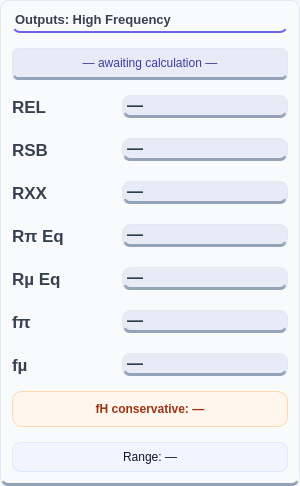
        <widget class="QFrame" name="frameOutputs_2">
         <property name="sizePolicy">
          <sizepolicy hsizetype="Preferred" vsizetype="Preferred">
           <horstretch>0</horstretch>
           <verstretch>0</verstretch>
          </sizepolicy>
         </property>
         <property name="minimumSize">
          <size>
           <width>300</width>
           <height>0</height>
          </size>
         </property>
         <property name="maximumSize">
          <size>
           <width>16777215</width>
           <height>16777215</height>
          </size>
         </property>
         <property name="styleSheet">
          <string notr="true">background-color: #f8fafc;
color: #334155;
border-radius: 8px;
border: 1px solid #e2e8f0;
border-bottom: 3px solid #94a3b8;
font-family: 'Inter', sans-serif;</string>
         </property>
         <property name="frameShape">
          <enum>QFrame::Shape::StyledPanel</enum>
         </property>
         <layout class="QVBoxLayout" name="verticalLayout_7">
          <property name="spacing">
           <number>15</number>
          </property>
          <item>
           <widget class="QLabel" name="labelOutput_2">
            <property name="sizePolicy">
             <sizepolicy hsizetype="Preferred" vsizetype="Fixed">
              <horstretch>0</horstretch>
              <verstretch>0</verstretch>
             </sizepolicy>
            </property>
            <property name="styleSheet">
             <string notr="true">QLabel {
    color: #374151;
    font-size: 13px;
    font-weight: 600;
	background-color: transparent;
    padding-bottom: 4px;
    border: none;
    border-bottom: 2px solid #6D63E8;
	
	
	font: 13pt &quot;Rockwell&quot;;
}</string>
            </property>
            <property name="text">
             <string>Outputs: High Frequency</string>
            </property>
           </widget>
          </item>
          <item>
           <widget class="QLabel" name="labelMode_2">
            <property name="minimumSize">
             <size>
              <width>0</width>
              <height>32</height>
             </size>
            </property>
            <property name="maximumSize">
             <size>
              <width>16777215</width>
              <height>32</height>
             </size>
            </property>
            <property name="styleSheet">
             <string notr="true">QLabel {
    background-color: #e8eaf6;
    color: #3d3d9e;
    border-radius: 6px;
    font: 700 11pt &quot;Rockwell&quot;;
    padding: 4px 14px; 
    qproperty-alignment: AlignCenter;
}</string>
            </property>
            <property name="text">
             <string>— awaiting calculation —</string>
            </property>
            <property name="alignment">
             <set>Qt::AlignmentFlag::AlignCenter</set>
            </property>
           </widget>
          </item>
          <item>
           <layout class="QGridLayout" name="gridOutputs_2">
            <property name="horizontalSpacing">
             <number>10</number>
            </property>
            <property name="verticalSpacing">
             <number>20</number>
            </property>
            <item row="5" column="1">
             <widget class="QLabel" name="labelHighRmu">
              <property name="styleSheet">
               <string notr="true">font-size: 16px; font-weight: bold; color: #2c3e50; background: #e8eaf6;

</string>
              </property>
              <property name="text">
               <string>—</string>
              </property>
              <property name="result" stdset="0">
               <bool>true</bool>
              </property>
             </widget>
            </item>
            <item row="2" column="0">
             <widget class="QLabel" name="labelHighRSBTitle">
              <property name="minimumSize">
               <size>
                <width>0</width>
                <height>0</height>
               </size>
              </property>
              <property name="maximumSize">
               <size>
                <width>100</width>
                <height>16777215</height>
               </size>
              </property>
              <property name="styleSheet">
               <string notr="true">QLabel {
    color: #374151;
    font-family: &quot;Rockwell&quot;;
    font-size: 13pt;
    font-weight: bold;
    background: transparent;
    border: none;
}</string>
              </property>
              <property name="text">
               <string>RSB</string>
              </property>
             </widget>
            </item>
            <item row="2" column="1">
             <widget class="QLabel" name="labelHighRSB">
              <property name="styleSheet">
               <string notr="true">font-size: 16px; font-weight: bold; color: #2c3e50; background: #e8eaf6;

</string>
              </property>
              <property name="text">
               <string>—</string>
              </property>
              <property name="result" stdset="0">
               <bool>true</bool>
              </property>
             </widget>
            </item>
            <item row="6" column="0">
             <widget class="QLabel" name="labelFpiTitle">
              <property name="minimumSize">
               <size>
                <width>0</width>
                <height>0</height>
               </size>
              </property>
              <property name="maximumSize">
               <size>
                <width>100</width>
                <height>16777215</height>
               </size>
              </property>
              <property name="styleSheet">
               <string notr="true">QLabel {
    color: #374151;
    font-family: &quot;Rockwell&quot;;
    font-size: 13pt;
    font-weight: bold;
    background: transparent;
    border: none;
}</string>
              </property>
              <property name="text">
               <string>fπ</string>
              </property>
             </widget>
            </item>
            <item row="4" column="0">
             <widget class="QLabel" name="labelHighRpiTitle">
              <property name="minimumSize">
               <size>
                <width>0</width>
                <height>0</height>
               </size>
              </property>
              <property name="maximumSize">
               <size>
                <width>100</width>
                <height>16777215</height>
               </size>
              </property>
              <property name="styleSheet">
               <string notr="true">QLabel {
    color: #374151;
    font-family: &quot;Rockwell&quot;;
    font-size: 13pt;
    font-weight: bold;
    background: transparent;
    border: none;
}</string>
              </property>
              <property name="text">
               <string>Rπ Eq</string>
              </property>
             </widget>
            </item>
            <item row="7" column="0">
             <widget class="QLabel" name="labelFmuTitle">
              <property name="minimumSize">
               <size>
                <width>0</width>
                <height>0</height>
               </size>
              </property>
              <property name="maximumSize">
               <size>
                <width>100</width>
                <height>16777215</height>
               </size>
              </property>
              <property name="styleSheet">
               <string notr="true">QLabel {
    color: #374151;
    font-family: &quot;Rockwell&quot;;
    font-size: 13pt;
    font-weight: bold;
    background: transparent;
    border: none;
}</string>
              </property>
              <property name="text">
               <string>fµ</string>
              </property>
             </widget>
            </item>
            <item row="4" column="1">
             <widget class="QLabel" name="labelHighRpi">
              <property name="styleSheet">
               <string notr="true">font-size: 16px; font-weight: bold; color: #2c3e50; background: #e8eaf6;

</string>
              </property>
              <property name="text">
               <string>—</string>
              </property>
              <property name="result" stdset="0">
               <bool>true</bool>
              </property>
             </widget>
            </item>
            <item row="7" column="1">
             <widget class="QLabel" name="labelHighFmu">
              <property name="styleSheet">
               <string notr="true">font-size: 16px; font-weight: bold; color: #2c3e50; background: #e8eaf6;

</string>
              </property>
              <property name="text">
               <string>—</string>
              </property>
              <property name="result" stdset="0">
               <bool>true</bool>
              </property>
             </widget>
            </item>
            <item row="5" column="0">
             <widget class="QLabel" name="labelRmuTitle">
              <property name="minimumSize">
               <size>
                <width>0</width>
                <height>0</height>
               </size>
              </property>
              <property name="maximumSize">
               <size>
                <width>100</width>
                <height>16777215</height>
               </size>
              </property>
              <property name="styleSheet">
               <string notr="true">QLabel {
    color: #374151;
    font-family: &quot;Rockwell&quot;;
    font-size: 13pt;
    font-weight: bold;
    background: transparent;
    border: none;
}</string>
              </property>
              <property name="text">
               <string>Rµ Eq</string>
              </property>
             </widget>
            </item>
            <item row="6" column="1">
             <widget class="QLabel" name="labelHighFpi">
              <property name="styleSheet">
               <string notr="true">font-size: 16px; font-weight: bold; color: #2c3e50; background: #e8eaf6;

</string>
              </property>
              <property name="text">
               <string>—</string>
              </property>
              <property name="result" stdset="0">
               <bool>true</bool>
              </property>
             </widget>
            </item>
            <item row="1" column="0">
             <widget class="QLabel" name="labelHighRELTitle">
              <property name="minimumSize">
               <size>
                <width>0</width>
                <height>0</height>
               </size>
              </property>
              <property name="maximumSize">
               <size>
                <width>100</width>
                <height>16777215</height>
               </size>
              </property>
              <property name="styleSheet">
               <string notr="true">QLabel {
    color: #374151;
    font-family: &quot;Rockwell&quot;;
    font-size: 13pt;
    font-weight: bold;
    background: transparent;
    border: none;
}</string>
              </property>
              <property name="text">
               <string>REL</string>
              </property>
             </widget>
            </item>
            <item row="3" column="0">
             <widget class="QLabel" name="labelHighRXXTitle">
              <property name="minimumSize">
               <size>
                <width>0</width>
                <height>0</height>
               </size>
              </property>
              <property name="maximumSize">
               <size>
                <width>100</width>
                <height>16777215</height>
               </size>
              </property>
              <property name="styleSheet">
               <string notr="true">QLabel {
    color: #374151;
    font-family: &quot;Rockwell&quot;;
    font-size: 13pt;
    font-weight: bold;
    background: transparent;
    border: none;
}</string>
              </property>
              <property name="text">
               <string>RXX</string>
              </property>
             </widget>
            </item>
            <item row="1" column="1">
             <widget class="QLabel" name="labelHighREL">
              <property name="styleSheet">
               <string notr="true">font-size: 16px; font-weight: bold; color: #2c3e50; background: #e8eaf6;

</string>
              </property>
              <property name="text">
               <string>—</string>
              </property>
              <property name="result" stdset="0">
               <bool>true</bool>
              </property>
             </widget>
            </item>
            <item row="3" column="1">
             <widget class="QLabel" name="labelHighRXX">
              <property name="styleSheet">
               <string notr="true">font-size: 16px; font-weight: bold; color: #2c3e50; background: #e8eaf6;

</string>
              </property>
              <property name="text">
               <string>—</string>
              </property>
              <property name="result" stdset="0">
               <bool>true</bool>
              </property>
             </widget>
            </item>
           </layout>
          </item>
          <item>
           <widget class="QLabel" name="labelFHConservative">
            <property name="styleSheet">
             <string notr="true">QLabel {
    background-color: #fff7ed;
    border: 1px solid #fed7aa;
    border-radius: 10px;
    padding: 10px;
    color: #9a3412;
    font-size: 12px;
    font-weight: 700;
}</string>
            </property>
            <property name="text">
             <string>fH conservative: —</string>
            </property>
            <property name="alignment">
             <set>Qt::AlignmentFlag::AlignCenter</set>
            </property>
           </widget>
          </item>
          <item>
           <widget class="QLabel" name="labelFHRange">
            <property name="styleSheet">
             <string notr="true">QLabel {
    background-color: #f0f5ff;
    border: 1px solid #dbeafe;
    border-radius: 8px;
    padding: 7px 5px;
    color: #111827;
    font-size: 12px;
}</string>
            </property>
            <property name="text">
             <string>Range: —</string>
            </property>
            <property name="alignment">
             <set>Qt::AlignmentFlag::AlignCenter</set>
            </property>
            <property name="result" stdset="0">
             <bool>true</bool>
            </property>
           </widget>
          </item>
         </layout>
        </widget>
